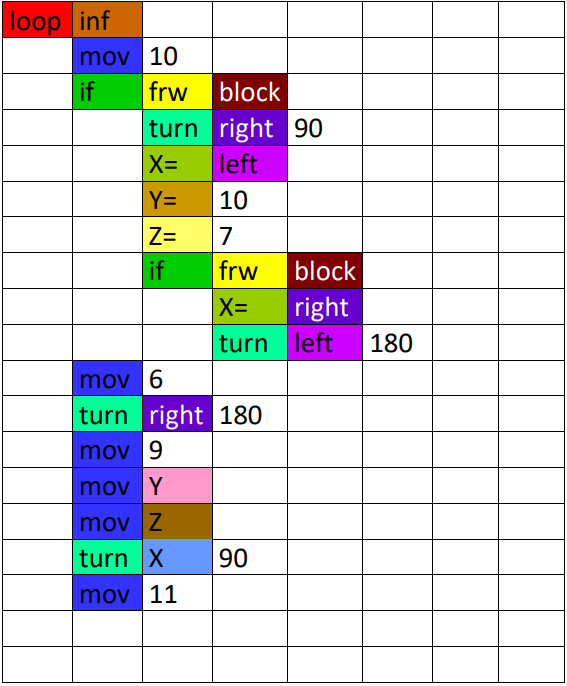
#> input picture assets/image.png, 567 x 686 px
$ python Version1_NoNumbers.py
#> lines starting #> are read from the running program, lines starting #| are printed output that depends on the picture; after the words box and inside, x2 and y2 are one past the last pixel; in counts of white or black regions, pixels touching at a corner belong together
import cv2
import numpy as np

def hex_to_rgb(hex_color):
    """Convert hex color to RGB"""
#> in detect_programming_grid, image is the input picture: shape (686, 567, 3); mean B, G, R 217.1, 216.1, 215.8
    hex_color = hex_color.lstrip('#')
    return [int(hex_color[i:i+2], 16) for i in (0, 2, 4)]

def rgb_to_ansi(r, g, b):
    """Convert RGB to ANSI escape code for terminal coloring"""
    return f"\033[38;2;{r};{g};{b}m"

class Colors:
    RESET = "\033[0m"
    MAPPINGS = {
        'loop':  {'hex': '#ff0000', 'rgb': hex_to_rgb('#ff0000')},
        'inf':   {'hex': '#cc6600', 'rgb': hex_to_rgb('#cc6600')},
        'mov':   {'hex': '#3333ff', 'rgb': hex_to_rgb('#3333ff')},
        'if':    {'hex': '#00cc00', 'rgb': hex_to_rgb('#00cc00')},
        'frw':   {'hex': '#ffff00', 'rgb': hex_to_rgb('#ffff00')},
        'block': {'hex': '#80063d', 'rgb': hex_to_rgb('#80063d')},
        'turn':  {'hex': '#00ff99', 'rgb': hex_to_rgb('#00ff99')},
        'right': {'hex': '#6600cc', 'rgb': hex_to_rgb('#6600cc')},
        'left':  {'hex': '#cc00ff', 'rgb': hex_to_rgb('#cc00ff')},
        'X=':    {'hex': '#99cc00', 'rgb': hex_to_rgb('#99cc00')},
        'Y=':    {'hex': '#cc9900', 'rgb': hex_to_rgb('#cc9900')},
        'Z=':    {'hex': '#ffff66', 'rgb': hex_to_rgb('#ffff66')},
        'X':     {'hex': '#6699ff', 'rgb': hex_to_rgb('#6699ff')},
        'Y':     {'hex': '#ff99cc', 'rgb': hex_to_rgb('#ff99cc')},
        'Z':     {'hex': '#996600', 'rgb': hex_to_rgb('#996600')},
    }

    @classmethod
    def get_ansi(cls, component):
        if component not in cls.MAPPINGS:
            return ""
        rgb = cls.MAPPINGS[component]['rgb']
        return rgb_to_ansi(*rgb)

def crop_white_margins(image):
    """Crop white margins from the image more accurately"""
    # Convert to grayscale
    gray = cv2.cvtColor(image, cv2.COLOR_BGR2GRAY)
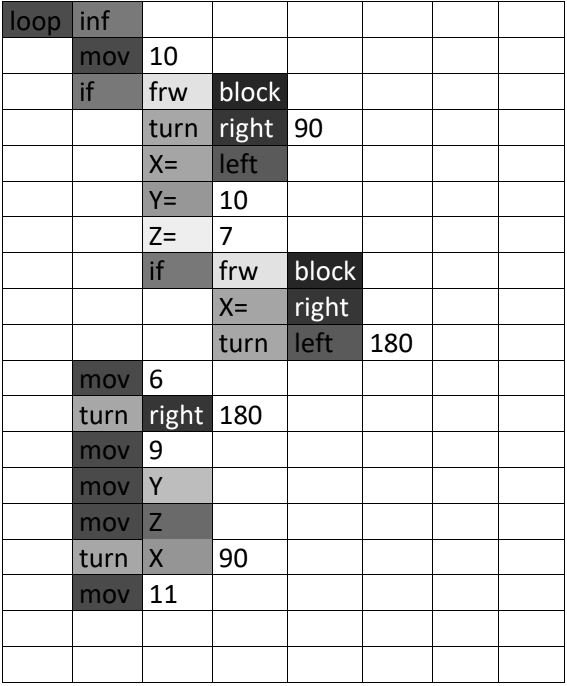
#> gray: shape (686, 567); min 0, max 255, mean 216.1

    # Apply threshold with a slightly lower value to better detect content
    _, thresh = cv2.threshold(gray, 230, 255, cv2.THRESH_BINARY_INV)
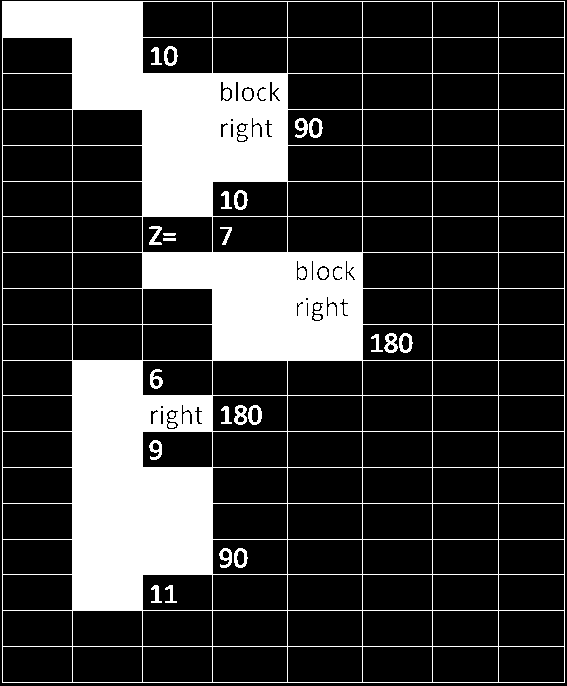
#> thresh: shape (686, 567); 23.2% white; 26 white regions, largest, box (x1, y1, x2, y2) and area: (2, 1, 565, 683) 87239, (384, 333, 398, 353) 162, (234, 405, 247, 425) 159

    # Find non-zero points (pixels that aren't white)
    coords = cv2.findNonZero(thresh)
#> coords = contour of 90064 points, box (x1, y1, x2, y2) (2, 1, 565, 683), area 0

    if coords is None:
        return image

    # Get the bounding box of non-white pixels
    x, y, w, h = cv2.boundingRect(coords)
#> x = 2; y = 1; w = 563; h = 682

    # Add a small padding (5 pixels) to avoid cutting too tight
    padding = 2
    height, width = image.shape[:2]
#> height = 686; width = 567

    # Ensure we don't exceed image boundaries
    x = max(0, x - padding)
#> x = 0
    y = max(0, y - padding)
#> y = 0
    w = min(width - x, w + 2 * padding)
#> w = 567
    h = min(height - y, h + 2 * padding)
#> h = 686

    # Crop the image
    return image[y:y+h, x:x+w]

def detect_programming_grid(image_path, rows=19, cols=8):
    image = cv2.imread(image_path)
    if image is None:
        raise ValueError(f"Could not read image at {image_path}")

    image = crop_white_margins(image)
    cv2.imwrite('debug_cropped.png', image)
    image_rgb = cv2.cvtColor(image, cv2.COLOR_BGR2RGB)
    height, width = image_rgb.shape[:2]
#> height = 686; width = 567

    cell_height = height // rows
#> cell_height = 36
    cell_width = width // cols
#> cell_width = 70

    def is_cell_empty(cell):
        """Check if cell is empty (mostly white)"""
        # Convert to grayscale
        gray = cv2.cvtColor(cell, cv2.COLOR_RGB2GRAY)
        # Count non-white pixels (using a high threshold to detect even light colors)
        non_white = np.sum(gray < 240)
        return non_white < (cell.shape[0] * cell.shape[1] * 0.05)  # 5% threshold

    def get_dominant_color(cell):
        if is_cell_empty(cell):
            return None

        # Get center region of cell (to avoid grid lines)
        h, w = cell.shape[:2]
        margin = 5  # Increase margin to avoid grid lines
        center = cell[margin:h-margin, margin:w-margin]

        # Calculate average color of entire cell first
        avg_color = np.mean(center.reshape(-1, 3), axis=0)

        # Check if the block is predominantly white or black
        if np.all(avg_color > 230):  # White check
            return None
        if np.all(avg_color < 25):   # Black check
            return None

        # Flatten pixels for detailed analysis
        pixels = center.reshape(-1, 3)

        # Remove very light and very dark colors
        valid_pixels = pixels[~np.all(pixels > 230, axis=1)]  # Remove whites
        valid_pixels = valid_pixels[~np.all(valid_pixels < 25, axis=1)]  # Remove blacks

        if len(valid_pixels) < 10:
            return None

        # Get average color of valid pixels
        avg_color = np.mean(valid_pixels, axis=0)

        # Find closest matching color
        min_dist = float('inf')
        closest_component = None

        for component, color_data in Colors.MAPPINGS.items():
            dist = np.linalg.norm(avg_color - color_data['rgb'])
            if dist < min_dist:
                min_dist = dist
                closest_component = component

        # More strict threshold for color matching
        return closest_component if min_dist < 120 else None

    # Create grid
    grid = []
    for i in range(rows):
        row = []
        for j in range(cols):
            top = i * cell_height
            left = j * cell_width
            cell = image_rgb[top + 5:top + cell_height - 5, left + 5:left + cell_width - 5]  # Adjusted to avoid grid lines
            component = get_dominant_color(cell)
            row.append(component)
        grid.append(row)
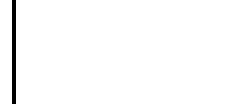
#> cell: shape (26, 60, 3) (shown 4 times larger); 98.3% white; black in thin lines or dots, all inside (x1, y1, x2, y2) = (3, 0, 4, 26)
#> after the loop, grid = 19 items

    return grid

def print_grid(grid):
    """Print the grid with colors in terminal"""
    for row in grid:
        line = []
        for cell in row:
            if cell is None:
                # Print empty cells as dots
                line.append("........  ")
            else:
                # Get color code and create colored text
                color_code = Colors.get_ansi(cell)
                colored_text = f"{color_code}{str(cell).ljust(8)}{Colors.RESET}  "
                line.append(colored_text)
        print("".join(line))

if __name__ == "__main__":
    try:
        print("Starting grid detection...")
        grid = detect_programming_grid('assets/image.png')
#> grid = 19 items
        print("\nDetected grid (with colors):")
        print_grid(grid)
#> the loop in print_grid, `for row in grid:` made 19 passes
#> (printed output is left out)
    except Exception as e:
        print(f"Error: {str(e)}")
        print("Please ensure:")
        print("1. The image file exists and is named 'image.png'")
        print("2. The image is readable and not corrupted")
        print("3. You have sufficient permissions to read the file")

$ run again, with assets/sample_ocr.PNG copied over assets/image.png
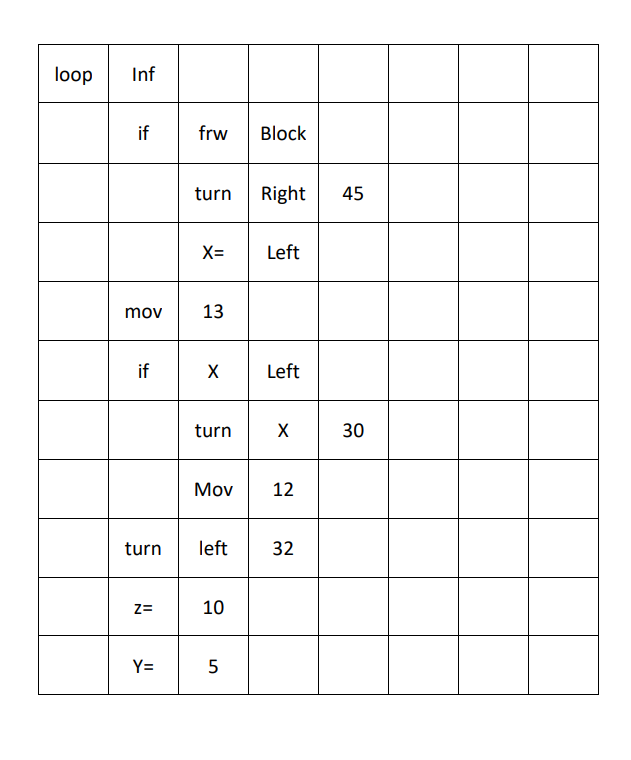
#> input picture assets/sample_ocr.PNG, 631 x 760 px
#> in detect_programming_grid, image is the input picture: shape (760, 631, 3); mean B, G, R 246.7, 246.7, 246.7
#> in crop_white_margins, `_, thresh = cv2.threshold(gray, 230, 255, cv2.THRESH_BINARY_INV)`:
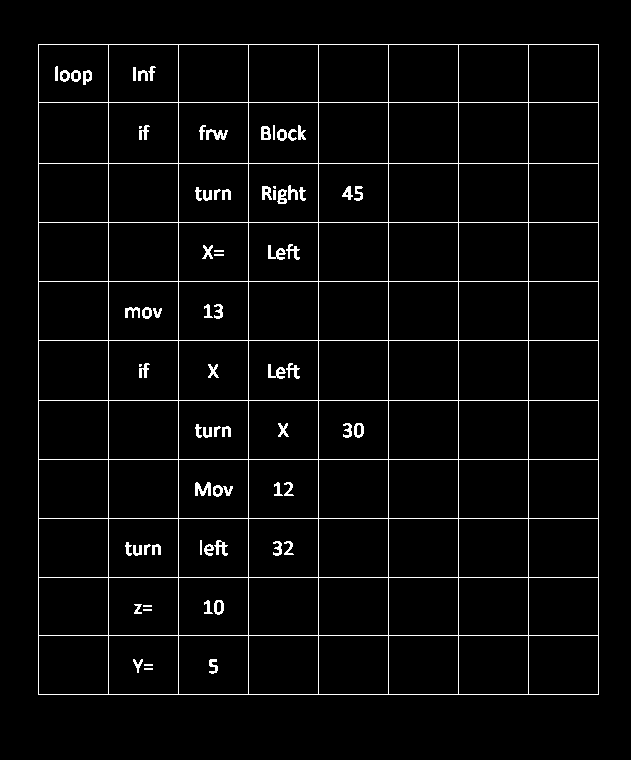
#> thresh: shape (760, 631); 3.6% white in thin lines or dots, all inside (x1, y1, x2, y2) = (38, 44, 599, 695)
#> coords = contour of 17277 points, box (x1, y1, x2, y2) (38, 44, 599, 695), area 0
#> in crop_white_margins, `x, y, w, h = cv2.boundingRect(coords)`: x = 38; y = 44; w = 561; h = 651
#> in crop_white_margins, `x = max(0, x - padding)`: x = 36
#> in crop_white_margins, `y = max(0, y - padding)`: y = 42
#> in crop_white_margins, `w = min(width - x, w + 2 * padding)`: w = 565
#> in crop_white_margins, `h = min(height - y, h + 2 * padding)`: h = 655
#> in crop_white_margins, `return image[y:y+h, x:x+w]`:
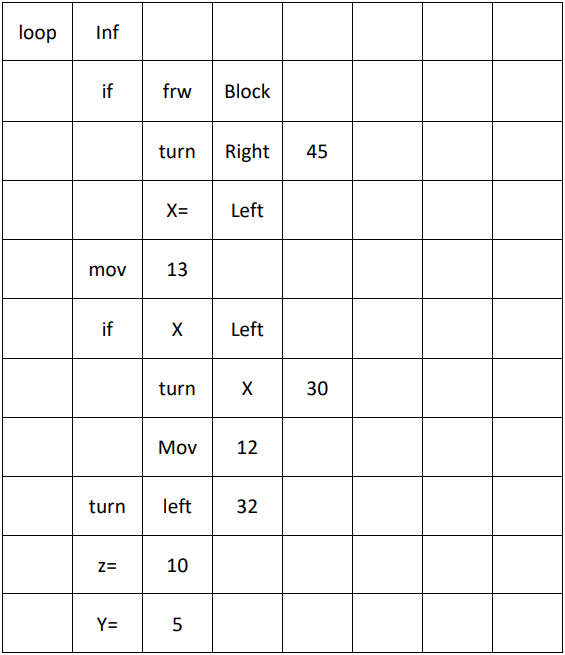
#> returned value: shape (655, 565, 3); mean of channels 0, 1, 2 244.3, 244.3, 244.3; drawn as B, G, R
#> after the loop in detect_programming_grid, `for i in range(rows):`: grid = 19 items
#> the loop in print_grid, `for row in grid:` made 19 passes
